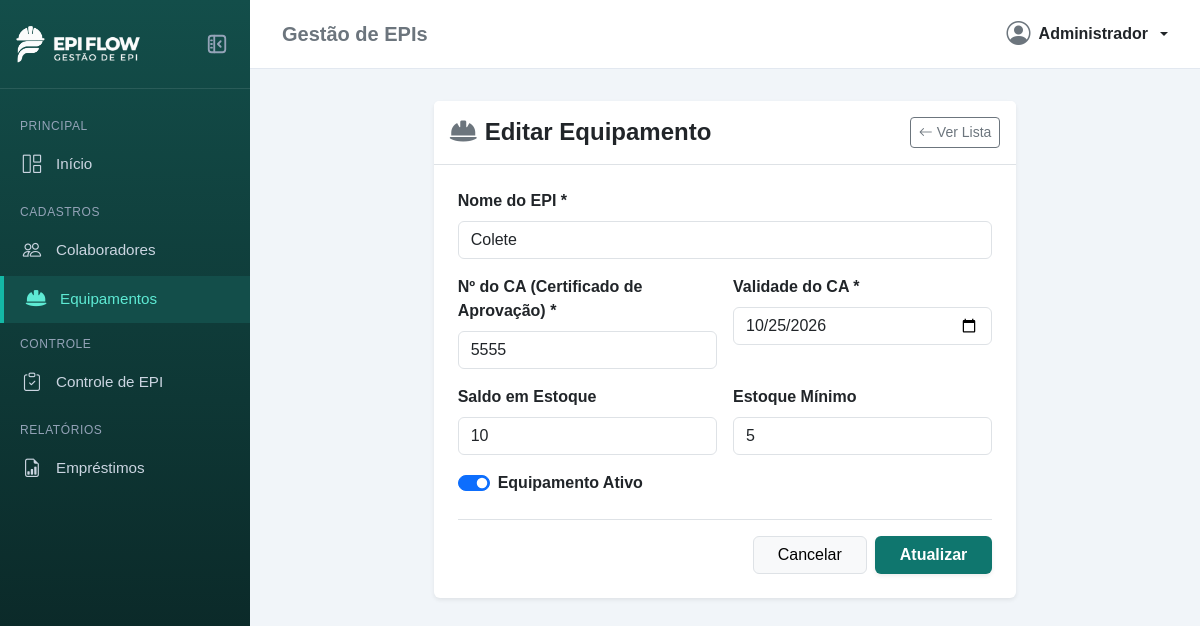
Page /epis/7/editar/ on the committed database.
### apps/epis/models.py (models this page shows, shortened)
class Equipamento(models.Model):
    nome = models.CharField(max_length=100)
    ca_numero = models.CharField(max_length=30)
    validade_ca = models.DateField()
    saldo_estoque = models.IntegerField(default=0)
    estoque_minimo = models.IntegerField(default=5)
    ativo = models.BooleanField(default=True)

### apps/epis/views.py (the view)
# urls.py: path('<int:id>/editar/', views.editar_equipamento, name='editar'),
def editar_equipamento(request, id):
    equipamento = get_object_or_404(Equipamento, id=id)
    if request.method == 'POST':
        form = EquipamentoForm(request.POST, instance=equipamento)
        if form.is_valid():
            form.save()
            messages.success(request, 'Equipamento atualizado com sucesso!')
            return redirect('epis:listar')
        else:
            messages.error(request, 'Erro ao atualizar equipamento! Verifique os dados.')
    else:
        form = EquipamentoForm(instance=equipamento)
    return render(request, 'epis/cadastrar.html', {
        'form': form,
        'equipamento': equipamento,
        'titulo': 'Editar Equipamento',
        'botao_texto': 'Atualizar',
        'editando': True,
    })

### templates/epis/cadastrar.html (shortened to what this page needs)
{% extends 'base.html' %}
{% load static %}
{% block content %}
<div class="row justify-content-center">
    <div class="col-12 col-md-8">
        <div class="card shadow-sm border-0">
            <div class="card-header bg-white border-bottom py-3 d-flex justify-content-between align-items-center">
                <h4 class="mb-0 fw-bold text-dark">
                    <i class="fa-solid fa-helmet-safety me-2 text-secondary"></i>{{ titulo }}
                </h4>
                <a href="{% url 'epis:listar' %}" class="btn btn-outline-secondary btn-sm">
                    <i class="bi bi-arrow-left me-1"></i>Ver Lista
                </a>
            </div>
            <div class="card-body p-4">
                <form method="POST" novalidate>
                    <div class="mb-3">
                        <label for="{{ form.nome.id_for_label }}" class="form-label fw-semibold">
                            {{ form.nome.label }} *
                        </label>
                        {{ form.nome }}
                    </div>
                    <div class="row g-3 mb-3">
                        <div class="col-md-6">
                            <label for="{{ form.ca_numero.id_for_label }}" class="form-label fw-semibold">
                                {{ form.ca_numero.label }} *
                            </label>
                            {{ form.ca_numero }}
                        </div>
                        <div class="col-md-6">
                            <label for="{{ form.validade_ca.id_for_label }}" class="form-label fw-semibold">
                                {{ form.validade_ca.label }} *
                            </label>
                            {{ form.validade_ca }}
                        </div>
                    </div>
                    <div class="row g-3 mb-3">
                        <div class="col-md-6">
                            <label for="{{ form.saldo_estoque.id_for_label }}" class="form-label fw-semibold">
                                {{ form.saldo_estoque.label }}
                            </label>
                            {{ form.saldo_estoque }}
                        </div>
                        <div class="col-md-6">
                            <label for="{{ form.estoque_minimo.id_for_label }}" class="form-label fw-semibold">
                                {{ form.estoque_minimo.label }}
                            </label>
                            {{ form.estoque_minimo }}
                        </div>
                    </div>
                    <div class="form-check form-switch mb-4">
                        {{ form.ativo }}
                        <label class="form-check-label fw-semibold" for="{{ form.ativo.id_for_label }}">
                            {{ form.ativo.label }}
                        </label>
                    </div>
                    <div class="d-flex justify-content-end gap-2 border-top pt-3">
                        <a href="{% url 'epis:listar' %}" class="btn btn-light border px-4">Cancelar</a>
                        <button type="submit" class="btn btn-custom px-4 fw-bold shadow-sm">
                            {{ botao_texto }}
                        </button>
                    </div>
                </form>
            </div>
        </div>
    </div>
</div>
{% endblock %}

### static/css/style.css (style rules this page uses)
:root { --primary-teal: #0f766e; --primary-dark: #134e4a; --sidebar-bg: #092020; --sidebar-hover: #134e4a; }
body { background-color: #f1f5f9; font-family: Arial, sans-serif; color: #333; margin: 0; min-height: 100vh; }
.btn-custom { background-color: var(--primary-teal); color: white; }

### rows in the picture
Equipamento: nome "Colete", ca_numero "5555", validade_ca "10/25/2026", saldo_estoque "10", estoque_minimo "5", ativo "☑"

### other values in the picture
{{ titulo }} "Editar Equipamento"
{{ botao_texto }} "Atualizar"
